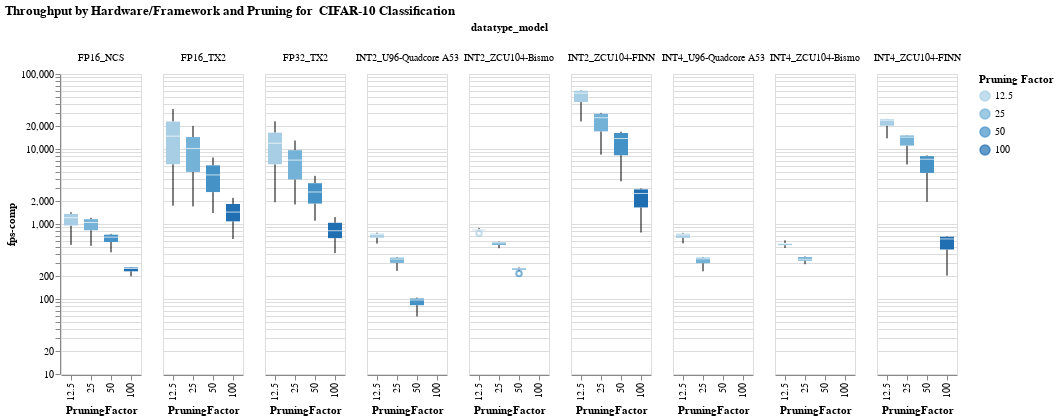

Notebook source saved alongside this figure:
### Code cell
#hide_input
#%run scripts/altair_plots.py  #run the plot script if it wasn't previously run
boxplot(df=cnv_df, 
        xaxis='PruningFactor', 
        yaxis="fps-comp", 
        color_col= 'PruningFactor', 
        facet_column='datatype_model', 
        title="Throughput by Hardware/Framework and Pruning for  CIFAR-10 Classification")

### Figure 1 — Vega-Lite specification as saved in the notebook (floating-point values rounded to 4 significant figures; data arrays with more than 128 entries replaced by an {"elided": "..."} marker saying what was removed)
{"config": {"view": {"continuousWidth": 400, "continuousHeight": 300}}, "data": {"name": "data-46f2abf2a4d0b66751730e6e3ef2a638"}, "facet": {"column": {"type": "nominal", "field": "datatype_model"}}, "spec": {"mark": "boxplot", "encoding": {"color": {"type": "ordinal", "field": "PruningFactor", "title": "Pruning Factor"}, "x": {"type": "ordinal", "field": "PruningFactor"}, "y": {"type": "quantitative", "field": "fps-comp", "scale": {"type": "log"}, "title": "fps-comp"}}, "selection": {"selector009": {"type": "interval", "bind": "scales", "encodings": ["x", "y"]}}}, "title": "Throughput by Hardware/Framework and Pruning for  CIFAR-10 Classification", "$schema": "https://vega.github.io/schema/vega-lite/v4.0.2.json", "datasets": {"data-46f2abf2a4d0b66751730e6e3ef2a638": {"elided": "378 records"}}}
